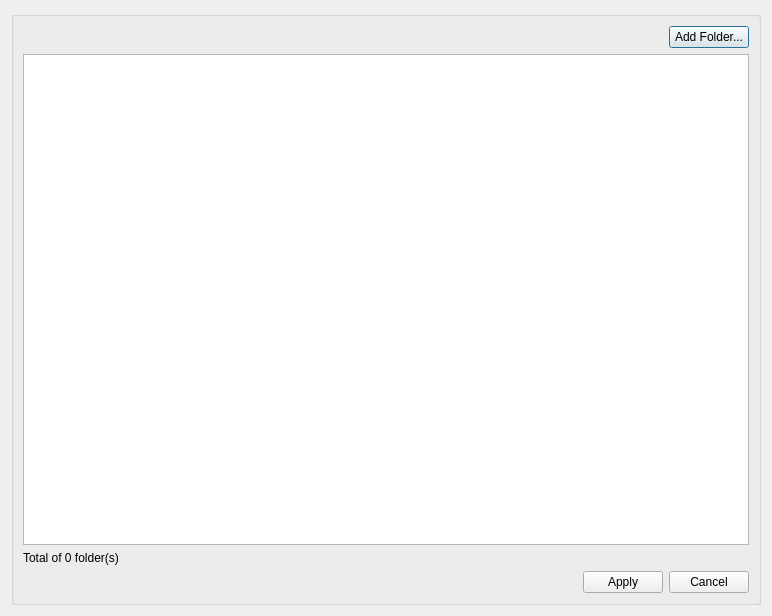
<?xml version="1.0" encoding="UTF-8"?>
<ui version="4.0">
 <class>Dialog</class>
 <widget class="QDialog" name="Dialog">
  <property name="geometry">
   <rect>
    <x>0</x>
    <y>0</y>
    <width>772</width>
    <height>616</height>
   </rect>
  </property>
  <property name="windowTitle">
   <string>Coral Path Editor</string>
  </property>
  <property name="windowIcon">
   <iconset>
    <normaloff>icons/coral_32.png</normaloff>icons/coral_32.png</iconset>
  </property>
  <layout class="QVBoxLayout" name="verticalLayout_2">
   <item>
    <widget class="QGroupBox" name="groupBox">
     <property name="title">
      <string/>
     </property>
     <layout class="QVBoxLayout" name="verticalLayout">
      <item>
       <layout class="QHBoxLayout" name="horizontalLayout_3">
        <item>
         <spacer name="horizontalSpacer">
          <property name="orientation">
           <enum>Qt::Horizontal</enum>
          </property>
          <property name="sizeHint" stdset="0">
           <size>
            <width>40</width>
            <height>20</height>
           </size>
          </property>
         </spacer>
        </item>
        <item>
         <widget class="QPushButton" name="btnAddFolder">
          <property name="text">
           <string>Add Folder...</string>
          </property>
          <property name="icon">
           <iconset>
            <normaloff>png/add_folder_256.png</normaloff>png/add_folder_256.png</iconset>
          </property>
         </widget>
        </item>
       </layout>
      </item>
      <item>
       <widget class="QListView" name="listView">
        <property name="iconSize">
         <size>
          <width>24</width>
          <height>24</height>
         </size>
        </property>
        <property name="viewMode">
         <enum>QListView::ListMode</enum>
        </property>
       </widget>
      </item>
      <item>
       <widget class="QLabel" name="labelStatus">
        <property name="text">
         <string>Total of 0 folder(s)</string>
        </property>
       </widget>
      </item>
      <item>
       <layout class="QHBoxLayout" name="horizontalLayout_2">
        <item>
         <spacer name="horizontalSpacer_2">
          <property name="orientation">
           <enum>Qt::Horizontal</enum>
          </property>
          <property name="sizeHint" stdset="0">
           <size>
            <width>40</width>
            <height>20</height>
           </size>
          </property>
         </spacer>
        </item>
        <item>
         <widget class="QPushButton" name="btnApply">
          <property name="text">
           <string>Apply</string>
          </property>
         </widget>
        </item>
        <item>
         <widget class="QPushButton" name="btnCancel">
          <property name="text">
           <string>Cancel</string>
          </property>
         </widget>
        </item>
       </layout>
      </item>
     </layout>
    </widget>
   </item>
  </layout>
 </widget>
 <resources/>
 <connections>
  <connection>
   <sender>btnCancel</sender>
   <signal>clicked()</signal>
   <receiver>Dialog</receiver>
   <slot>reject()</slot>
   <hints>
    <hint type="sourcelabel">
     <x>710</x>
     <y>581</y>
    </hint>
    <hint type="destinationlabel">
     <x>698</x>
     <y>611</y>
    </hint>
   </hints>
  </connection>
 </connections>
</ui>
